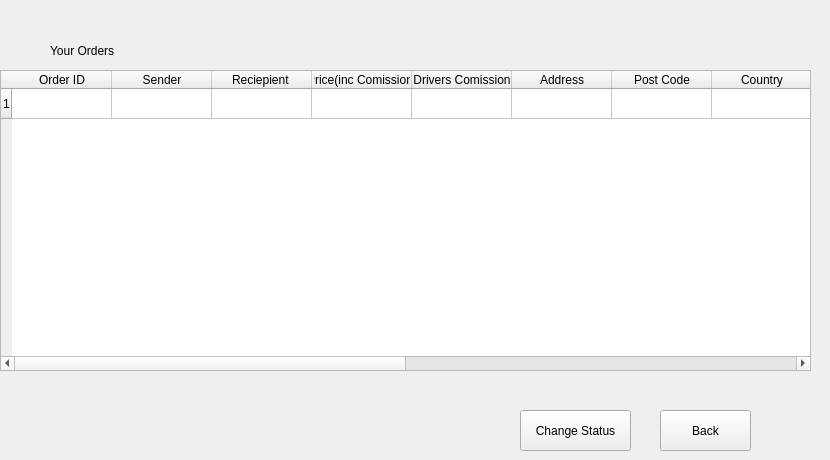
    <widget class="QWidget" name="driverDisplayOrder">
     <widget class="QCheckBox" name="checkBox">
      <property name="geometry">
       <rect>
        <x>790</x>
        <y>150</y>
        <width>31</width>
        <height>23</height>
       </rect>
      </property>
      <property name="text">
       <string/>
      </property>
     </widget>
     <widget class="QTableWidget" name="driverDisplayOrderTable">
      <property name="geometry">
       <rect>
        <x>0</x>
        <y>70</y>
        <width>811</width>
        <height>301</height>
       </rect>
      </property>
      <property name="selectionMode">
       <enum>QAbstractItemView::SingleSelection</enum>
      </property>
      <property name="selectionBehavior">
       <enum>QAbstractItemView::SelectRows</enum>
      </property>
      <row>
       <property name="text">
        <string>1</string>
       </property>
      </row>
      <column>
       <property name="text">
        <string>Order ID</string>
       </property>
      </column>
      <column>
       <property name="text">
        <string>Sender</string>
       </property>
      </column>
      <column>
       <property name="text">
        <string>Reciepient </string>
       </property>
      </column>
      <column>
       <property name="text">
        <string>Price(inc Comission)</string>
       </property>
      </column>
      <column>
       <property name="text">
        <string>Drivers Comission</string>
       </property>
      </column>
      <column>
       <property name="text">
        <string>Address</string>
       </property>
      </column>
      <column>
       <property name="text">
        <string>Post Code</string>
       </property>
      </column>
      <column>
       <property name="text">
        <string>Country</string>
       </property>
      </column>
      <column>
       <property name="text">
        <string>Phone</string>
       </property>
      </column>
      <column>
       <property name="text">
        <string>Email</string>
       </property>
      </column>
      <column>
       <property name="text">
        <string>Goods Description</string>
       </property>
      </column>
      <column>
       <property name="text">
        <string>Weight</string>
       </property>
      </column>
      <column>
       <property name="text">
        <string>Type of Goods</string>
       </property>
      </column>
      <column>
       <property name="text">
        <string>Comments</string>
       </property>
      </column>
     </widget>
     <widget class="QPushButton" name="driverDisplayOrderChangeStatus">
      <property name="geometry">
       <rect>
        <x>520</x>
        <y>410</y>
        <width>111</width>
        <height>41</height>
       </rect>
      </property>
      <property name="text">
       <string>Change Status</string>
      </property>
     </widget>
     <widget class="QPushButton" name="driverDisplayOrderBack">
      <property name="geometry">
       <rect>
        <x>660</x>
        <y>410</y>
        <width>91</width>
        <height>41</height>
       </rect>
      </property>
      <property name="text">
       <string>Back</string>
      </property>
     </widget>
     <widget class="QLabel" name="label_28">
      <property name="geometry">
       <rect>
        <x>50</x>
        <y>40</y>
        <width>201</width>
        <height>21</height>
       </rect>
      </property>
      <property name="text">
       <string>Your Orders</string>
      </property>
     </widget>
    </widget>
